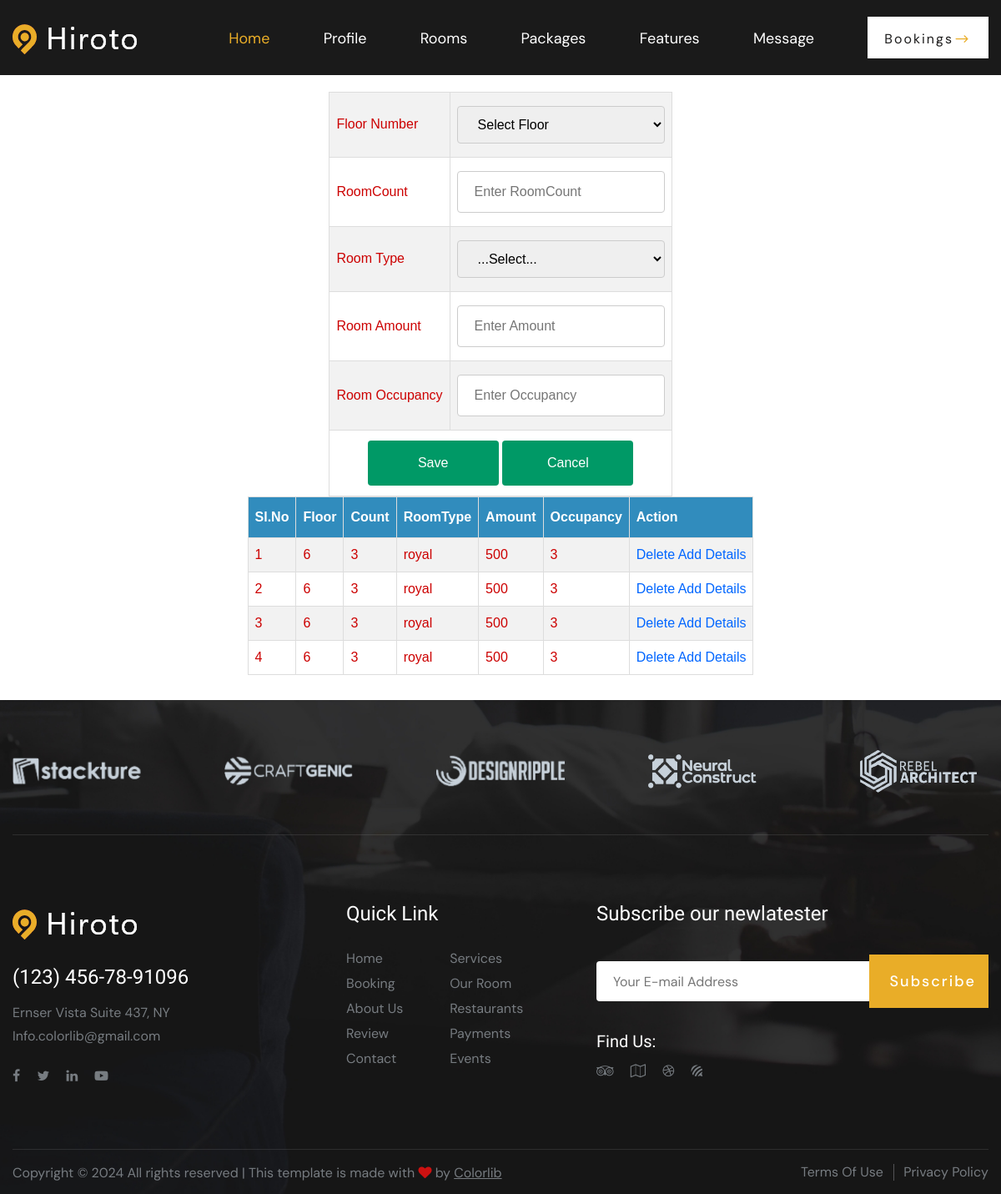
/Hotel/RoomDetails/ (signed in), run on an earlier commit of the app's database.
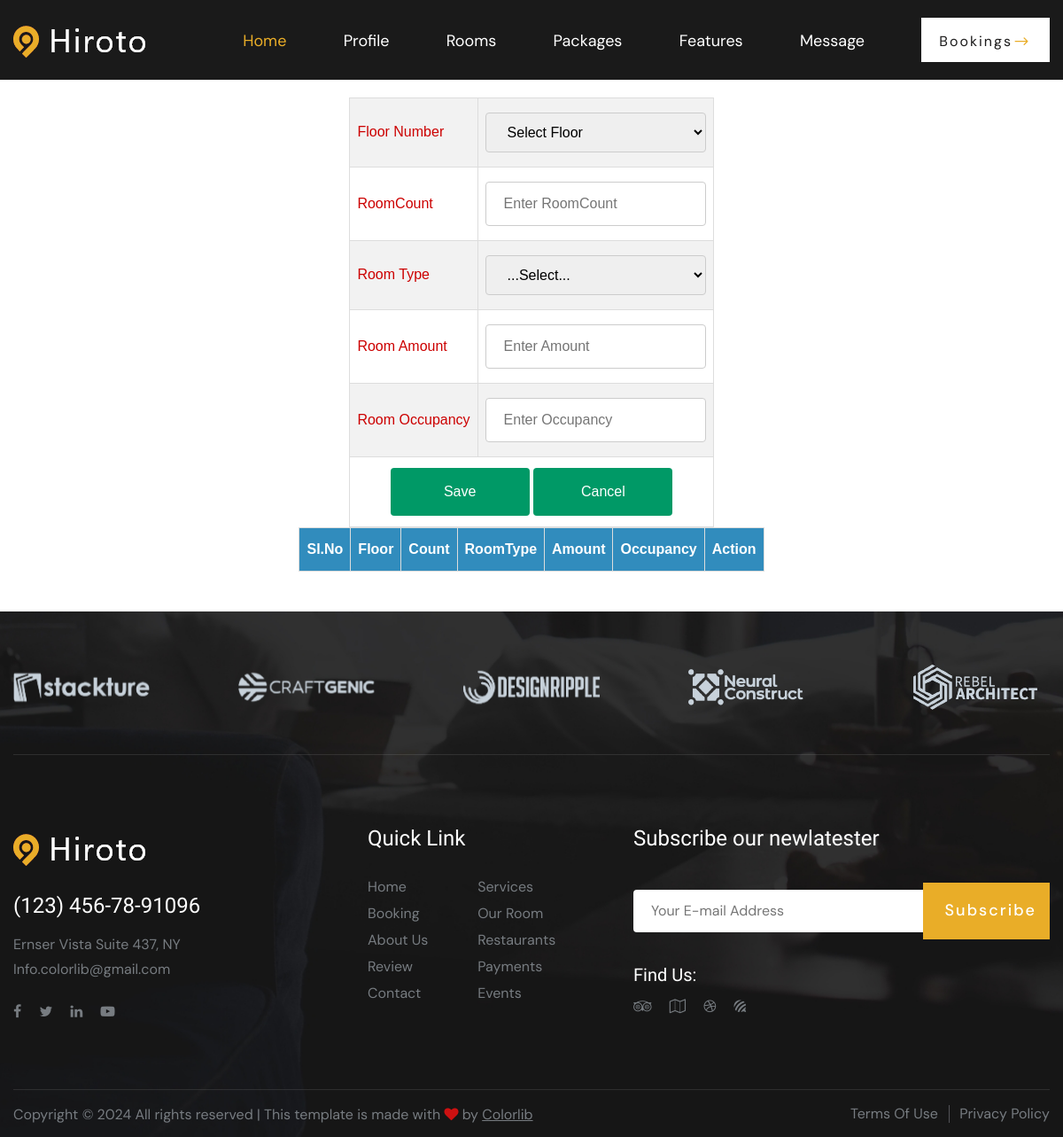
And on a later commit of the database.
### Hotel/models.py (models this page shows)
class tbl_roomdetails(models.Model):
    roomdetails_floor=models.CharField(max_length=50)
    roomdetails_count=models.CharField(max_length=50)
    roomtype =models.ForeignKey(tbl_roomtype, on_delete=models.CASCADE)
    hotel =models.ForeignKey(tbl_newhotel,null=True,on_delete=models.CASCADE)
    roomdetails_amount=models.CharField(max_length=50)
    roomdetails_occupancy=models.CharField(max_length=50)

### Administrator/models.py (models this page shows)
class tbl_roomtype(models.Model):
    roomtype_type=models.CharField(max_length=50)

### Hotel/views.py (the view)
# urls.py: path('RoomDetails/', views.roomInsertSelect,name="roomInsertSelect"),
def roomInsertSelect(request):
    roomtype = tbl_roomtype.objects.all()
    floorcount=int(request.session["floor"])
    data=tbl_roomdetails.objects.filter(hotel=request.session["hid"])
    hotelid=tbl_newhotel.objects.get(id=request.session["hid"])
    floorlist=[ i for i in range(0,floorcount)]
    if request.method=="POST":
        hotelid=tbl_newhotel.objects.get(id=request.session["hid"])
        roomcount=request.POST.get('txtcount')
        roomtype = tbl_roomtype.objects.get(id=request.POST.get('sel_roomtype'))
        floornumber = request.POST.get('txtfloor')
        roomamount=request.POST.get('txtamount')
        roomoccupancy=request.POST.get('txtoccupancy')
        tbl_roomdetails.objects.create(roomdetails_floor=floornumber,roomdetails_count=roomcount,roomtype=roomtype,hotel=hotelid,roomdetails_amount=roomamount,roomdetails_occupancy=roomoccupancy)
        return redirect("Hotel:roomInsertSelect")
    else:
        return render(request,"Hotel/RoomDetails.html",{'data':data,"roomtypedata":roomtype,"floornumberdata":floorlist})

### Hotel/Templates/Hotel/RoomDetails.html (shortened to what this page needs)
{% extends 'Hotel/Header.html' %}
{% load static %}
{% block content %}
<!DOCTYPE html>
<html lang="en">
<head>
</head>
<body>
    <form method="POST">
        <table align="center">
            <tr>
            <tr>
                <td>Floor Number</td>
                <td>
                    <select name="txtfloor" id="">
                        <option value="">Select Floor</option>
                    </select>
                </td>
            </tr>
            <tr>
                <td>RoomCount</td>
                <td><input type="text" name="txtcount" placeholder="Enter RoomCount" required
                        value="{{editdata.roomdetails_count}}"></td>
            </tr>
            <tr>
                <td>Room Type</td>
                <td>
                    <select name="sel_roomtype" id="sel_roomtype">
                        <option value="">...Select...</option>
                    </select>
                </td>
            </tr>
            <tr>
                <td>Room Amount</td>
                <td><input type="text" name="txtamount" placeholder="Enter Amount" required
                        value="{{editdata.roomdetails_amount}}"></td>
            </tr>
            <tr>
                <td>Room Occupancy</td>
                <td><input type="text" name="txtoccupancy" placeholder="Enter Occupancy" required
                        value="{{editdata.roomdetails_occupancy}}"></td>
            </tr>
            <tr>
                <td colspan="2" align="center">
                    <input type="submit" name="btnsubmit" value="Save">
                    <input type="reset" name="btncancel" value="Cancel">
                </td>
            </tr>
        </table>
    </form>
    <table border="1" align="center" cellpadding="10">
        <tr>
            <th>Sl.No</th>
            <th>Floor</th>
            <th>Count</th>
            <th>RoomType</th>
            <th>Amount</th>
            <th>Occupancy</th>
            <th>Action</th>
        </tr>
        {% for i in data %}
        <tr>
            <td>{{forloop.counter}}</td>
            <td>{{i.roomdetails_floor}}</td>
            <td>{{i.roomdetails_count}}</td>
            <td>{{i.roomtype.roomtype_type}}</td>
            <td>{{i.roomdetails_amount}}</td>
            <td>{{i.roomdetails_occupancy}}</td>
            <td><a href="{% url 'Hotel:delRoomDetails' i.id %}">Delete</a>
                <a href="{% url 'Hotel:adddetails' i.id %}">Add Details</a>
            </td>
        </tr>
        {% endfor %}
    </table>
</body>
</html>
{% endblock content %}

What changed in the data, as far as the page shows it:
removed tbl_roomdetails: roomdetails_floor "6", roomdetails_count "3", roomtype.roomtype_type "royal", roomdetails_amount "500", roomdetails_occupancy "3"
removed tbl_roomdetails: roomdetails_floor "6", roomdetails_count "3", roomtype.roomtype_type "royal", roomdetails_amount "500", roomdetails_occupancy "3"
removed tbl_roomdetails: roomdetails_floor "6", roomdetails_count "3", roomtype.roomtype_type "royal", roomdetails_amount "500", roomdetails_occupancy "3"
removed tbl_roomdetails: roomdetails_floor "6", roomdetails_count "3", roomtype.roomtype_type "royal", roomdetails_amount "500", roomdetails_occupancy "3"
